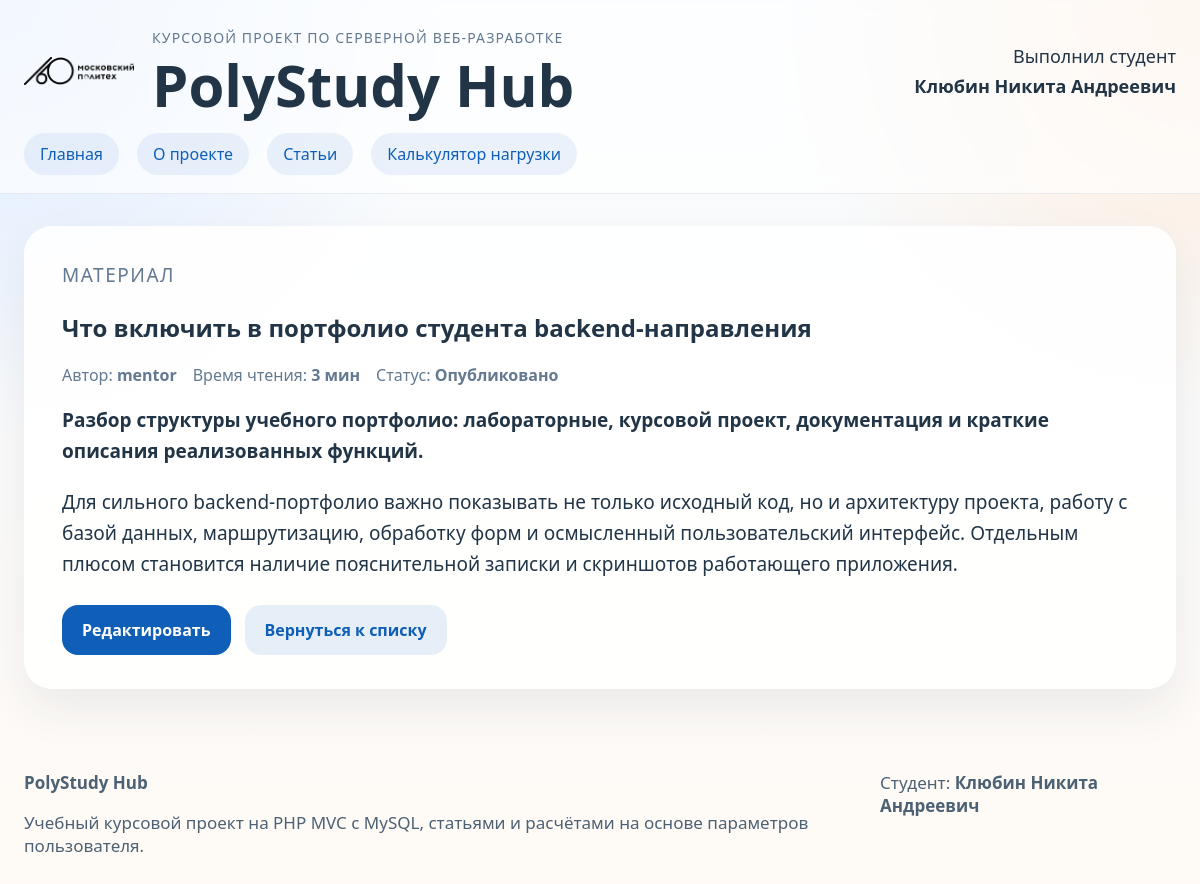
The app's page /article/2 with its own data.
### tables this page shows
CREATE TABLE IF NOT EXISTS articles (
    id INT AUTO_INCREMENT PRIMARY KEY,
    name VARCHAR(255) NOT NULL,
    summary TEXT NOT NULL,
    text TEXT NOT NULL,
    author_id INT NOT NULL,
    reading_time INT NOT NULL DEFAULT 1,
    status ENUM('draft', 'published') NOT NULL DEFAULT 'draft',
    created_at DATETIME NOT NULL DEFAULT CURRENT_TIMESTAMP,
    CONSTRAINT fk_articles_users FOREIGN KEY (author_id) REFERENCES users(id)
);

CREATE TABLE IF NOT EXISTS users (
    id INT AUTO_INCREMENT PRIMARY KEY,
    nickname VARCHAR(255) NOT NULL,
    email VARCHAR(255) NOT NULL UNIQUE
);

### src/MyProject/Services/View.php (called while the page is built, shortened)
<?php
final class View
{
    public function renderHtml(string $templateName, array $variables = []): void
    {
        extract($variables, EXTR_OVERWRITE);
        require $this->templatesPath . '/' . $templateName;
        require $this->templatesPath . '/main.php';
    }
}

### src/MyProject/Controllers/ArticleController.php (called while the page is built, shortened)
<?php
final class ArticleController extends AbstractController
{
    public function show(int $articleId): void
    {
        $article = Article::findById($articleId);
        $author = User::findById($article->getAuthorId());
        $this->view->renderHtml('articles/show.php', [
            'title' => $article->getName(),
            'article' => $article,
            'author' => $author,
        ]);
    }
}

### src/Autoloader.php (called while the page is built, shortened)
<?php
final class Autoloader
{
    public function loadClass(string $className): void
    {
        $path = __DIR__ . '/' . str_replace('\\', '/', $className) . '.php';
    }
}

### config/db.php (called while the page is built)
<?php
return [
    'host' => '127.0.0.1',
    'dbname' => 'poly_study_hub',
    'user' => 'root',
    'password' => '',
    'charset' => 'utf8mb4',
];

### src/MyProject/Services/Db.php (called while the page is built, shortened)
<?php
final class Db
{
    private static ?PDO $instance = null;
    public static function getInstance(): PDO
    {
        if (self::$instance === null) {
            $config = require __DIR__ . '/../../../config/db.php';
            $dsn = sprintf(
                'mysql:host=%s;dbname=%s;charset=%s',
                $config['host'],
                $config['dbname'],
                $config['charset']
            );
            self::$instance = new PDO($dsn, $config['user'], $config['password'], [
                PDO::ATTR_ERRMODE => PDO::ERRMODE_EXCEPTION,
                PDO::ATTR_DEFAULT_FETCH_MODE => PDO::FETCH_ASSOC,
            ]);
        }
        return self::$instance;
    }
}

### src/MyProject/Models/Article.php (called while the page is built, shortened)
<?php
final class Article
{
    public static function hydrate(array $row): self
    {
        return new self(
            isset($row['id']) ? (int) $row['id'] : null,
            $row['name'] ?? '',
            $row['summary'] ?? '',
            $row['text'] ?? '',
            isset($row['author_id']) ? (int) $row['author_id'] : 1,
            isset($row['reading_time']) ? (int) $row['reading_time'] : self::calculateReadingTime($row['text'] ?? ''),
            $row['status'] ?? 'draft',
            $row['created_at'] ?? date('Y-m-d H:i:s')
        );
    }
    public static function findById(int $id): ?self
    {
        $stmt = Db::getInstance()->prepare('SELECT * FROM articles WHERE id = :id');
        $stmt->execute(['id' => $id]);
        $row = $stmt->fetch(PDO::FETCH_ASSOC);
        return $row === false ? null : self::hydrate($row);
    }
    public function getId(): ?int { return $this->id; }
    public function getName(): string { return $this->name; }
    public function getSummary(): string { return $this->summary; }
    public function getText(): string { return $this->text; }
    public function getReadingTime(): int { return $this->readingTime; }
    public function getStatus(): string { return $this->status; }
}

### src/MyProject/Models/User.php (called while the page is built, shortened)
<?php
final class User
{
    public static function findById(int $id): ?self
    {
        $db = Db::getInstance();
        $statement = $db->prepare('SELECT id, nickname, email FROM users WHERE id = :id');
        $statement->execute(['id' => $id]);
        $row = $statement->fetch(PDO::FETCH_ASSOC);
        return new self(
            (int) $row['id'],
            $row['nickname'],
            $row['email']
        );
    }
    public function getNickname(): string
    {
        return $this->nickname;
    }
}

### templates/articles/show.php (the view, shortened to what this page needs)
<article class="content-card article-view">
    <p class="section-label">Материал</p>
    <h2><?= htmlspecialchars($article->getName(), ENT_QUOTES, 'UTF-8') ?></h2>
    <div class="article-view__meta">
        <span>Автор: <strong><?= htmlspecialchars($author?->getNickname() ?? 'Неизвестно', ENT_QUOTES, 'UTF-8') ?></strong></span>
        <span>Время чтения: <strong><?= $article->getReadingTime() ?> мин</strong></span>
        <span>Статус: <strong><?= $article->getStatus() === 'published' ? 'Опубликовано' : 'Черновик' ?></strong></span>
    </div>
    <p class="article-view__summary"><?= htmlspecialchars($article->getSummary(), ENT_QUOTES, 'UTF-8') ?></p>
    <div class="article-view__text">
        <?= nl2br(htmlspecialchars($article->getText(), ENT_QUOTES, 'UTF-8')) ?>
    </div>
    <div class="hero-card__actions">
        <a class="button-primary" href="<?= APP_BASE_URL ?>/article/<?= $article->getId() ?>/edit">Редактировать</a>
        <a class="button-secondary" href="<?= APP_BASE_URL ?>/articles">Вернуться к списку</a>
    </div>
</article>

### public/index.php (shortened to what this page needs)
<?php
require_once __DIR__ . '/../src/Autoloader.php';
$uri = $_SERVER['REQUEST_URI'] ?? '/';
$requestPath = parse_url($uri, PHP_URL_PATH) ?? '/';
$baseUrl = '';
$path = trim((string) substr($requestPath, strlen($baseUrl)), '/');
$routes = [
    '~^$~' => [MainController::class, 'index'],
    '~^about$~' => [MainController::class, 'about'],
    '~^hello/([\w\-]+)$~u' => [MainController::class, 'hello'],
    '~^articles$~' => [ArticleController::class, 'index'],
    '~^article/create$~' => [ArticleController::class, 'create'],
    '~^article/(\d+)$~' => [ArticleController::class, 'show'],
    '~^article/(\d+)/edit$~' => [ArticleController::class, 'edit'],
    '~^article/(\d+)/delete$~' => [ArticleController::class, 'delete'],
    '~^calculator$~' => [CalculatorController::class, 'index'],
];
foreach ($routes as $pattern => [$controllerClass, $method]) {
    if (preg_match($pattern, $path, $matches) === 1) {
        array_shift($matches);
        $matches = array_map(
            static fn(string $value): int|string => ctype_digit($value) ? (int) $value : $value,
            $matches
        );
        $controller = new $controllerClass(new View(__DIR__ . '/../templates'));
        $controller->$method(...$matches);
        exit;
    }
}

### public/style.css (style rules this page uses)
body { margin: 0; font-family: "Segoe UI", Tahoma, sans-serif; color: #213547; background: radial-gradient(circle at top left, rgba(209, 228, 255, 0.75), transparent 30%), radial-gradient(circle at top right, rgba(255, 227, 202, 0.75), transparent 28%), linear-gradient(180deg, #f7fbff 0%, #fffaf5 100%); }
a { color: #0f5eb8; text-decoration: none; }
.site-header__eyebrow, .section-label { margin: 0 0 8px; text-transform: uppercase; letter-spacing: 0.08em; color: #627991; font-size: 14px; }
.hero-card, .content-card { background: rgba(255, 255, 255, 0.92); border-radius: 28px; padding: 34px 38px; box-shadow: 0 20px 45px rgba(33, 53, 71, 0.08); margin-bottom: 26px; }
.hero-card__lead, .content-card p, .feature-item p, .article-card p, .project-form label, .admin-table, .article-view__text { font-size: 19px; line-height: 1.65; }
.hero-card__actions { display: flex; gap: 14px; flex-wrap: wrap; margin-top: 24px; }
.button-primary, .button-secondary { display: inline-flex; align-items: center; justify-content: center; border-radius: 16px; padding: 14px 20px; font-weight: 600; }
.button-primary { background: #0f5eb8; color: #fff; }
.button-secondary { background: rgba(15, 94, 184, 0.1); }
.article-view__meta { display: flex; flex-wrap: wrap; gap: 16px; margin-bottom: 18px; color: #627991; }
.article-view__summary { font-size: 21px; font-weight: 600; }

### records on screen
articles: name "Что включить в портфолио студента backend-направления", reading_time "3", summary "Разбор структуры учебного портфолио: лабораторные, курсовой проект, документация и краткие описания реализованных функций.", text "Для сильного backend-портфолио важно показывать не только исходный код, но и архитектуру проекта, работу с базой данных, маршрутизацию, обработку форм и осмысленный пользовательский интерфейс. Отдельным плюсом становится наличие пояснительной записки и скриншотов работающего приложения."
users: nickname "mentor"
